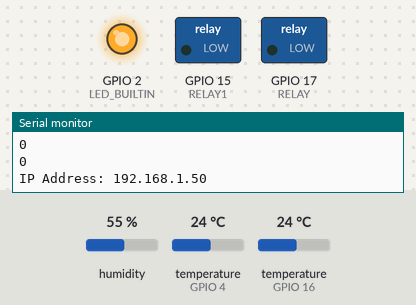
A sketch run on a simulated ESP32. Parts: switched loads named in the sketch (green lamp = pin HIGH), output pins drawn as LEDs (lit = HIGH), the last lines printed to the serial monitor. The inputs (shaded band) are chosen by the test bench; at power-on: humidity 55 %, temperature (sensors on GPIO 4, GPIO 16) 24 °C. WiFi joins after 1.5 s; servers stay silent unless stated; storage starts empty.

Above: at 7.6 s.
At 10.5 s:
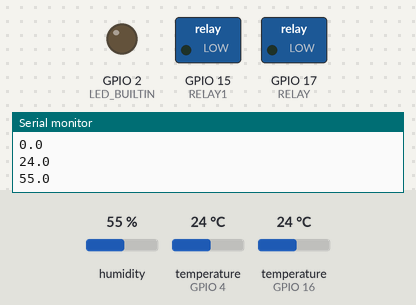
Timing chart, 0 to 12.5 s (numbered marks = the images above):
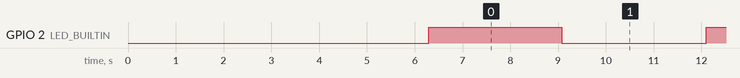

The sketch:

smartg_server.ino
```cpp
// esp32 gui server by simvla
//  using espAsyncWebServer lib

#include <Arduino.h>
#include <WiFi.h>
#include <ESPAsyncWebServer.h>
#include <OneWire.h>
#include <DallasTemperature.h>
#include <Adafruit_Sensor.h>
#include <DHT.h>
#include <FS.h>
#include "SPIFFS.h"

#define ONE_WIRE_PIN 4
#define DHT_PIN 16
#define RELAY 17
#define RELAY1 15
#define HIST 9 //(0.9C)

#define NUM_OF_ELEM 192

int ndevices=0;
DeviceAddress addr;
int dstemp [2]; //ds readings stored as int
OneWire onewire(ONE_WIRE_PIN);
DallasTemperature sensors(&onewire);

int dhtemp[2]; //dht readings stored as int
DHT dht(DHT_PIN,DHT22);

int toff=0;
int t3off=0;

uint16_t data[NUM_OF_ELEM]={0}; //log data array
int d_idx=0; //data index
String dot=".";
String space=" ";

unsigned long startTime=0;
uint8_t firstRun=1; //true

void readDS(){
  sensors.requestTemperatures();
  for(int i=0;i<ndevices;i++){
    if(sensors.getAddress(addr,i)){
      float temp=sensors.getTempC(addr);
      dstemp[i]=temp*10; //store reading float 23.3 as int 233
    }
  }
}

/*void printAddress(DeviceAddress deviceAddress){
  for(uint8_t i=0;i<8;i++){
    if(deviceAddress[i]<16)Serial.print("0");
    Serial.print(deviceAddress[i],HEX);
  }
}*/

void readDHT(){
  float temp=dht.readTemperature();
  float humi=dht.readHumidity();
  dhtemp[0]=temp*10;
  dhtemp[1]=humi*10;
  if(dhtemp[0]>999){dhtemp[0]=10;dhtemp[1]=10;} // no sensor, return 0.0
}

//write readings to data array, format and limit n inputs
void formatData(){
//write first 48x4 values {233,180,121,55}
  if(d_idx<NUM_OF_ELEM){
    for(int i=0;i<2;i++){
      data[d_idx]=dstemp[i];
      d_idx++;
    }
    for(int i=0;i<2;i++){
        data[d_idx]=dhtemp[i];
        d_idx++;
    }
    File f=SPIFFS.open("/data.txt","w");
    //write file "23.3 18.0 12.1 5.5"
    if(f){//debug
    uint8_t n=1;
    for(int i=0;i<d_idx/4;i++){
      f.print(
        String(
          (data[(4*n-4)]/10)+dot+(data[(4*n-4)]-((data[(4*n-4)]/10)*10))+space+
          (data[(4*n-3)]/10)+dot+(data[(4*n-3)]-((data[(4*n-3)]/10)*10))+space+
          (data[(4*n-2)]/10)+dot+(data[(4*n-2)]-((data[(4*n-2)]/10)*10))+space+
          (data[(4*n-1)]/10)+dot+(data[(4*n-1)]-((data[(4*n-1)]/10)*10))+"\n"
        )
      );
      n++;
    }
    f.close();
    }else Serial.println("error w");

  }else{
    //shift data 4 places left, write new group of 4
    d_idx=4;
    for(int i=0;i<NUM_OF_ELEM-4;i++){
      data[i]=data[d_idx];
      d_idx++;
    }
    d_idx=NUM_OF_ELEM-4; //188
    for(int i=0;i<2;i++){
      data[d_idx]=dstemp[i];
      d_idx++;
    }
    for(int i=0;i<2;i++){
        data[d_idx]=dhtemp[i];
        d_idx++;
    }
    //"w" overwrite "a" append
    File f=SPIFFS.open("/data.txt","w");
    //write file
    d_idx=0;
    if(f){//debug
    for(int i=0;i<48;i++){
      f.println(
        String(
          //23(233/10)      .    3(233   -   230(23(233/10)*10))
          (data[d_idx]/10)+dot+(data[d_idx]-((data[d_idx]/10)*10))+space+
          (data[d_idx+1]/10)+dot+(data[d_idx+1]-((data[d_idx+1]/10)*10))+space+
          (data[d_idx+2]/10)+dot+(data[d_idx+2]-((data[d_idx+2]/10)*10))+space+
          (data[d_idx+3]/10)+dot+(data[d_idx+3]-((data[d_idx+3]/10)*10))
        )
      );
      d_idx+=4;
    }
    f.close();
    }else Serial.println("error w");
  }
  //debug
  delay(1000);
  File f=SPIFFS.open("/data.txt","r");
  if(f){
    Serial.print(f.readString());
    f.close();
  }else Serial.println("error r");
}

void controlOUT(){
  if(toff<=HIST) digitalWrite(RELAY,LOW); //lock
  else{
    if(dstemp[0]<toff-HIST){digitalWrite(RELAY,HIGH);}
    if(dstemp[0]>toff+HIST){digitalWrite(RELAY,LOW);}
  }
  if(t3off<=HIST) digitalWrite(RELAY1,LOW);
  else{
    if(dhtemp[0]<t3off-HIST){digitalWrite(RELAY1,HIGH);}
    if(dhtemp[0]>t3off+HIST){digitalWrite(RELAY1,LOW);}
  }
}

AsyncWebServer server(80);

const char* ssid = "Redmi9A";
const char* password = "";

const char* PAR1="toff";
const char* PAR2="t3off";

String value; // conversion

IPAddress local_IP(192,168,43,138);
IPAddress gateway(192,168,43,1);
IPAddress subnet(255,255,255,0);

void notFound(AsyncWebServerRequest *request) {
    request->send(404, "text/plain", "Not found");
}

const char* html ="<!DOCTYPE HTML><html> \
  <head> <meta name=\"viewport\" content=\"width=device-width, initial-scale=1\"></head><body> \
  <h2>ESP GUI Server</h2> \
  <div id=\"svg\"></div> \
  <div>%T1%</div> \
  <div>%T2%</div> \
  <div>%T3%</div> \
  <div>%H1%</div> \
  <form method=\"GET\" action=\"/par\"> \
  <label>T1OFF:</label> \
  <input name=\"toff\" style=\"width:10%%\" value=\"%T1OFF%\"> <BR> \
  <label>T3OFF:</label> \
	<input name=\"t3off\" style=\"width:10%%\" value=\"%T3OFF%\"> <BR> \
  <button type=\"submit\">SET</button></form> \
  <select style=\"margin-top:5px\" id=\"sel\"> \
  <option value=\"1\">T1</option> \
  <option value=\"2\">T2</option> \
  <option value=\"3\">T3</option> \
  <option value=\"4\">H1</option></select> \
  <canvas id=\"log\" width=\"400\" height=\"200\"></canvas></body> \
  <script type=\"text/javascript\" src=\"Chart.min.js\"></script> \
  <script src=\"cguijs.js\"></script> \
  </html>";

//replace %T1% etc
String processor(const String& var){
  if(var=="T1") return String((dstemp[0]/10)+dot+(dstemp[0]-((dstemp[0]/10)*10)));
  if(var=="T2") return String((dstemp[1]/10)+dot+(dstemp[1]-((dstemp[1]/10)*10)));
  if(var=="T3") return String((dhtemp[0]/10)+dot+(dhtemp[0]-((dhtemp[0]/10)*10)));
  if(var=="H1") return String((dhtemp[1]/10)+dot+(dhtemp[1]-((dhtemp[1]/10)*10)));
  if(var=="T1OFF") return String((toff/10)+dot+(toff-((toff/10)*10)));
  if(var=="T3OFF") return String((t3off/10)+dot+(t3off-((t3off/10)*10)));
  return String();
}

void setup() {

    Serial.begin(115200);

    sensors.begin();
    ndevices=sensors.getDeviceCount();
    Serial.print(ndevices,DEC);
    Serial.println();
    delay(1000);

    //test read
    sensors.requestTemperatures();
    /*for(int i=0;i<ndevices;i++){
      if(sensors.getAddress(addr,i)){
        printAddress(addr);
        Serial.println();
      }
    }*/
    delay(1000);

    dht.begin();

    pinMode(RELAY,OUTPUT);
    digitalWrite(RELAY,LOW);
    pinMode(RELAY1,OUTPUT);
    digitalWrite(RELAY1,LOW);
    pinMode(LED_BUILTIN,OUTPUT);

    if(SPIFFS.begin(true)) Serial.println("spiffs ok");
    else Serial.println("error s");
    //if(SPIFFS.format()) Serial.println("formated");
    //else Serial.println("error f");

    File f=SPIFFS.open("/ctrl.txt","r");
    //Serial.println(f.readString()); //debug
    value=f.readString();  //233\n233 ..
    toff=value.substring(0,value.indexOf('\n')).toInt();
    t3off=value.substring(value.indexOf('\n')+1).toInt();
    Serial.println(toff); Serial.println(t3off);
    f.close();
    //Serial.println(String((t3off/10)+dot+(t3off-((t3off/10)*10)))); //debug

    WiFi.config(local_IP,gateway,subnet);

    WiFi.mode(WIFI_STA);
    WiFi.begin(ssid, password);
    if (WiFi.waitForConnectResult() != WL_CONNECTED) {
        Serial.printf("WiFi Failed!\n");
        //return;
    }
    delay(2000);

  Serial.print("IP Address: ");
    Serial.println(WiFi.localIP());

    server.on("/", HTTP_GET, [](AsyncWebServerRequest *request){
        request->send_P(200, "text/html", html, processor);
    });

    server.on("/data", HTTP_GET, [](AsyncWebServerRequest *request){
        request->send(SPIFFS, "/data.txt", "text/plain");
    });

    // Send a GET req <IP>/par?toff=value&t3off=value
    server.on("/par", HTTP_GET, [] (AsyncWebServerRequest *request) {
        String value1="";
        String digit,deci;
        if (request->hasParam(PAR1)&&request->hasParam(PAR2)) {
            value = request->getParam(PAR1)->value();
            value1 = request->getParam(PAR2)->value();
            Serial.println(value); Serial.println(value1); //debug
            digit=value.substring(0,value.indexOf('.'));
            deci=value.charAt(value.length()-1);
            toff=digit.toInt()*10 + deci.toInt(); //convert str to int "23.3"=233
            digit=value1.substring(0,value1.indexOf('.'));
            deci=value1.charAt(value1.length()-1);
            t3off=digit.toInt()*10 + deci.toInt();
            File f=SPIFFS.open("/ctrl.txt","w");
            f.println(String(toff));
            f.println(String(t3off));
            f.close();
        } else {
            value = "0.0";
            value1="0.0";
        }
        value+="\n"+value1;
        request->send(200, "text/plain", value);
    });

    server.onNotFound(notFound);

    server.begin();

    /*// test
    digit=value.substring(0,value.indexOf('.'));
    deci=value.charAt(value.length()-1);
    toff=digit.toInt()*10 + deci.toInt();
    Serial.println(toff);
    for(int i=0;i<8;i++){
      data[i]=233;
    }*/

}

void loop() {
  /*// test
      Serial.println(toff);

      int j=0;
      for(int i=0;i<2;i++){
        Serial.println(
        String(
          //23(233/10)  .    3(233-230(23(233/10)*10))
          (data[j]/10)+dot+(data[j]-((data[j]/10)*10))+space+
          (data[j+1]/10)+dot+(data[j+1]-((data[j+1]/10)*10))+space+
          (data[j+2]/10)+dot+(data[j+2]-((data[j+2]/10)*10))+space+
          (data[j+3]/10)+dot+(data[j+3]-((data[j+3]/10)*10))
        )
      );
      j=4;
    }
    delay(2000);*/
  digitalWrite(LED_BUILTIN,HIGH);
  delay(1000);
  readDS();
  Serial.println(String((dstemp[0]/10)+dot+(dstemp[0]-((dstemp[0]/10)*10))));
  Serial.println(String((dstemp[1]/10)+dot+(dstemp[1]-((dstemp[1]/10)*10))));
  delay(1000);
  digitalWrite(LED_BUILTIN,LOW);
  readDHT();
  Serial.println(String((dhtemp[0]/10)+dot+(dhtemp[0]-((dhtemp[0]/10)*10))));
  Serial.println(String((dhtemp[1]/10)+dot+(dhtemp[1]-((dhtemp[1]/10)*10))));
  delay(2000);
  controlOUT();
  if((millis()-startTime)>3600000 || firstRun){
    Serial.println("A"); //debug
    formatData();
    startTime=millis();
    firstRun=0;
  }
}
```

Measured:
- by itself, GPIO 2 (LED_BUILTIN): goes HIGH 2.8 s, LOW 3.0 s, 24 × (HIGH 2.8 s, LOW 2.0 s), HIGH 2.8 s, then LOW
- by itself, everything shown: repeats every 33.5 s, in 14 steps
